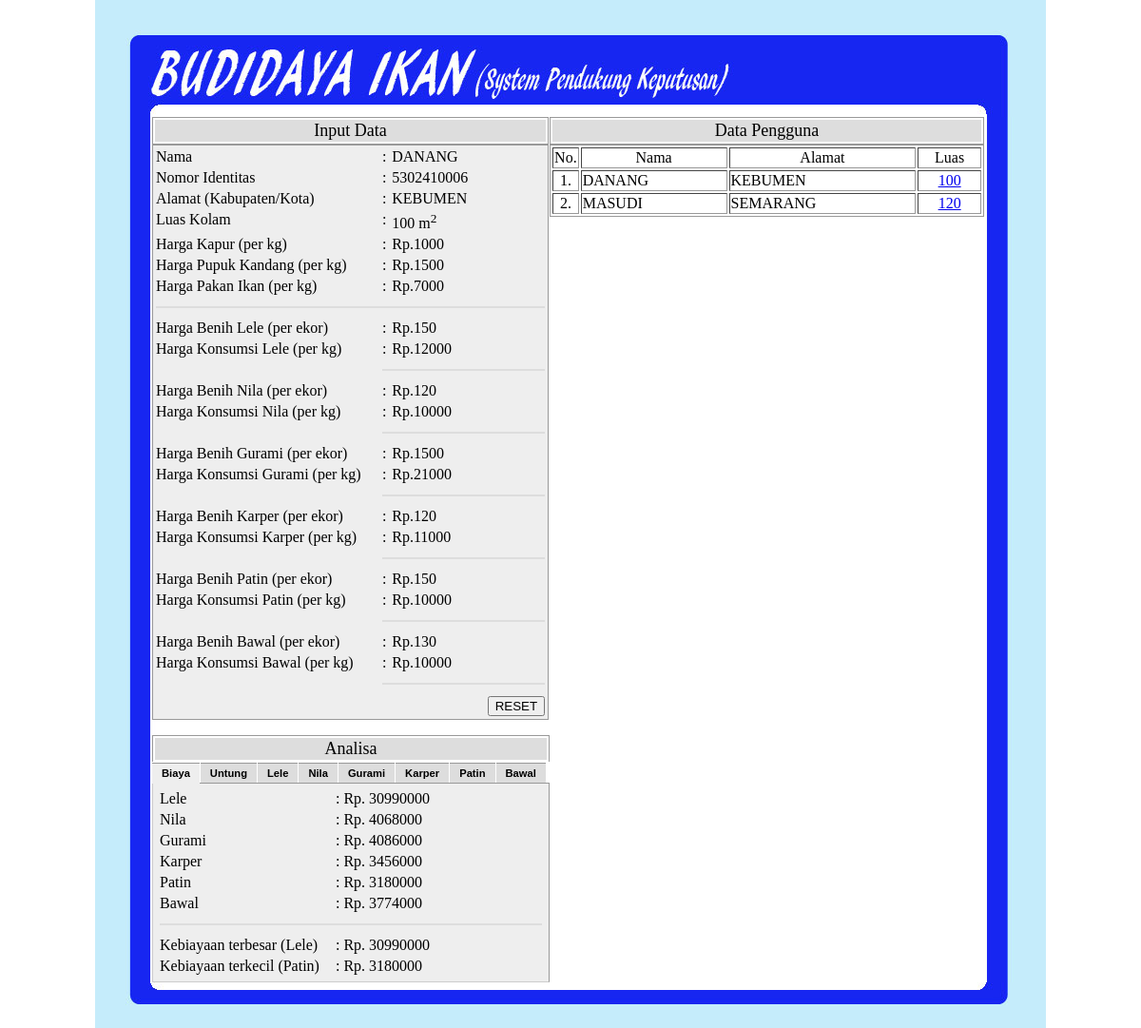
The app's page /index.php?id=1&aksi=2 with its own data.
### tables this page shows
CREATE TABLE IF NOT EXISTS `dataku` (
  `id_data` int(100) NOT NULL AUTO_INCREMENT,
  `id_identitas` int(100) NOT NULL,
  `id_luas` int(100) NOT NULL,
  `id_kolam` int(100) NOT NULL,
  `id_bawal` int(100) NOT NULL,
  `id_gurami` int(100) NOT NULL,
  `id_karper` int(100) NOT NULL,
  `id_lele` int(100) NOT NULL,
  `id_nila` int(100) NOT NULL,
  `id_patin` int(100) NOT NULL,
  `tanggal` datetime NOT NULL,
  PRIMARY KEY (`id_data`)
) TYPE=MyISAM  AUTO_INCREMENT=3;

CREATE TABLE IF NOT EXISTS `identitas` (
  `id_identitas` int(10) NOT NULL AUTO_INCREMENT,
  `nama` varchar(50) NOT NULL,
  `nomor_id` varchar(100) NOT NULL,
  `alamat` varchar(100) NOT NULL,
  PRIMARY KEY (`id_identitas`)
) TYPE=MyISAM  AUTO_INCREMENT=3;

CREATE TABLE IF NOT EXISTS `luas` (
  `id_luas` int(100) NOT NULL AUTO_INCREMENT,
  `luas` varchar(100) NOT NULL,
  PRIMARY KEY (`id_luas`)
) TYPE=MyISAM  AUTO_INCREMENT=3;

CREATE TABLE IF NOT EXISTS `kolam` (
  `id_kolam` int(100) NOT NULL AUTO_INCREMENT,
  `kapur` varchar(50) NOT NULL,
  `pupuk` varchar(50) NOT NULL,
  `pakan` varchar(50) NOT NULL,
  PRIMARY KEY (`id_kolam`)
) TYPE=MyISAM  AUTO_INCREMENT=3;

CREATE TABLE IF NOT EXISTS `lele` (
  `id_lele` int(15) NOT NULL AUTO_INCREMENT,
  `lele` varchar(30) NOT NULL,
  `konLele` varchar(30) NOT NULL,
  PRIMARY KEY (`id_lele`)
) TYPE=MyISAM  AUTO_INCREMENT=2;

CREATE TABLE IF NOT EXISTS `nila` (
  `id_nila` int(15) NOT NULL AUTO_INCREMENT,
  `nila` varchar(30) NOT NULL,
  `konNila` varchar(30) NOT NULL,
  PRIMARY KEY (`id_nila`)
) TYPE=MyISAM  AUTO_INCREMENT=3;

CREATE TABLE IF NOT EXISTS `gurami` (
  `id_gurami` int(20) NOT NULL AUTO_INCREMENT,
  `gurami` varchar(30) NOT NULL,
  `konGurami` varchar(30) NOT NULL,
  PRIMARY KEY (`id_gurami`)
) TYPE=MyISAM  AUTO_INCREMENT=2;

CREATE TABLE IF NOT EXISTS `karper` (
  `id_karper` int(15) NOT NULL AUTO_INCREMENT,
  `karper` varchar(30) NOT NULL,
  `konKarper` varchar(30) NOT NULL,
  PRIMARY KEY (`id_karper`)
) TYPE=MyISAM  AUTO_INCREMENT=3;

CREATE TABLE IF NOT EXISTS `patin` (
  `id_patin` int(15) NOT NULL AUTO_INCREMENT,
  `patin` varchar(30) NOT NULL,
  `konPatin` varchar(30) NOT NULL,
  PRIMARY KEY (`id_patin`)
) TYPE=MyISAM  AUTO_INCREMENT=3;

CREATE TABLE IF NOT EXISTS `bawal` (
  `id_bawal` int(15) NOT NULL AUTO_INCREMENT,
  `bawal` varchar(30) NOT NULL,
  `konBawal` varchar(30) NOT NULL,
  PRIMARY KEY (`id_bawal`)
) TYPE=MyISAM  AUTO_INCREMENT=3;

### input.php (the view, shortened to what the rows shown need)
<?php
$aksi=$_REQUEST['aksi'];
if ($aksi==2){
include "ambil_data.php";
}
if (empty($aksi)){
?>
<form name="identitas" method="POST" action="index.php">
                <table width="100%" border="0" id="Table_2">
                <tr align="center"><td bgcolor="#DDDDDD"><font size="+1">Input Data</font></td></tr></table>
                <table width="100%" border="0" bgcolor="#EEEEEE" id="Table_2">
                <tr>
                  <td>Nama</td>
                  <td>:</td>
                  <td> <input type="text" name="nama" size="25" value="<?php echo"$nama";?>"/> </td>
                </tr>
                <tr>
                  <td width="58%">Nomor Identitas</td>
                  <td width="2%">:</td>
                  <td width="40%"> <input type="text" name="nomor" size="25" value="<?php echo"$nomor";?>"/> </td>
                </tr>
                <tr>
                  <td>Alamat (Kabupaten/Kota)</td>
                  <td>:</td>
                  <td> <input type="text" name="alamat" size="25" value="<?php echo"$alamat";?>"/> </td>
                </tr>
                <tr>
                  <td>Luas Kolam</td>
                  <td>:</td>
                  <td> <input type="text" name="luas" size="20" value="<?php echo"$luas";?>"/> m<sup>2</sup></td>
                </tr>
                <tr>
                  <td>Harga Kapur (per kg)</td>
                  <td>:</td>
                  <td>Rp.<input type="text" name="kapur" size="20" value="<?php echo"$kapur";?>"/> </td>
                </tr>
                <tr>
                  <td>Harga Pupuk Kandang (per kg)</td>
                  <td>:</td>
                  <td>Rp.<input type="text" name="pupuk" size="20" value="<?php echo"$pupuk";?>"/> </td>
                </tr>
                <tr>
                  <td>Harga Pakan Ikan (per kg)</td>
                  <td>:</td>
                  <td>Rp.<input type="text" name="pakan" size="20" value="<?php echo"$pakan";?>"/> </td>
                </tr>
                <tr><td colspan="3"><hr color="#DDDDDD"></td></tr>
                <tr>
                  <td>Harga Benih Lele (per ekor)</td>
                  <td>:</td>
                  <td>Rp.<input type="text" name="lele" size="20" value="<?php echo"$lele";?>"/></td>
                </tr>
                <tr>
                  <td>Harga Konsumsi Lele (per kg)</td>
                  <td>:</td>
                  <td>Rp.<input type="text" name="konLele" size="20" value="<?php echo"$konLele";?>"/></td>
                </tr>
                                <tr><td></td><td colspan="2"><hr color="#DDDDDD"></td></tr>
                <tr>
                  <td>Harga Benih Nila (per ekor)</td>
                  <td>:</td>
                  <td>Rp.<input type="text" name="nila" size="20" value="<?php echo"$nila";?>"/></td>
                </tr>
                <tr>
                  <td>Harga Konsumsi Nila (per kg)</td>
                  <td>:</td>
                  <td>Rp.<input type="text" name="konNila" size="20" value="<?php echo"$konNila";?>"/></td>
                </tr>
                                <tr><td></td><td colspan="2"><hr color="#DDDDDD"></td></tr>
                <tr>
                  <td>Harga Benih Gurami (per ekor)</td>
                  <td>:</td>
                  <td>Rp.<input type="text" name="gurami" size="20" value="<?php echo"$gurami";?>"/></td>
                </tr>
                <tr>
                  <td>Harga Konsumsi Gurami (per kg)</td>
                  <td>:</td>
                  <td>Rp.<input type="text" name="konGurami" size="20" value="<?php echo"$konGurami";?>"/></td>
                </tr>
                                <tr><td></td><td colspan="2"><hr color="#DDDDDD"></td></tr>
                <tr>
                  <td>Harga Benih Karper (per ekor)</td>
                  <td>:</td>
                  <td>Rp.<input type="text" name="karper" size="20" value="<?php echo"$karper";?>"/></td>
                </tr>
                <tr>
                  <td>Harga Konsumsi Karper (per kg)</td>
                  <td>:</td>
                  <td>Rp.<input type="text" name="konKarper" size="20" value="<?php echo"$konKarper";?>"/></td>
                </tr>
                                <tr><td></td><td colspan="2"><hr color="#DDDDDD"></td></tr>
                <tr>
                  <td>Harga Benih Patin (per ekor)</td>
                  <td>:</td>
                  <td>Rp.<input type="text" name="patin" size="20" value="<?php echo"$patin";?>"/></td>
                </tr>
                <tr>
                  <td>Harga Konsumsi Patin (per kg)</td>
                  <td>:</td>
                  <td>Rp.<input type="text" name="konPatin" size="20" value="<?php echo"$konPatin";?>"/></td>
                </tr>
                                <tr><td></td><td colspan="2"><hr color="#DDDDDD"></td></tr>
                <tr>
                  <td>Harga Benih Bawal (per ekor)</td>
                  <td>:</td>
                  <td>Rp.<input type="text" name="bawal" size="20" value="<?php echo"$bawal";?>"/></td>
                </tr>
                <tr>
                  <td>Harga Konsumsi Bawal (per kg)</td>
                  <td>:</td>
                  <td>Rp.<input type="text" name="konBawal" size="20" value="<?php echo"$konBawal";?>"/></td>
                </tr>
                                <tr><td></td><td colspan="2"><hr color="#DDDDDD"></td></tr>
                 <tr>
                   <td colspan="3" align="right">
                   <?php
				   if(empty($luas)){
					   echo"<input type=\"submit\" value=\"PROSES\"  /> ";
				  }
				   else{
echo"<a href=\"index.php\" style=\"text-decoration:none\"><input type=\"button\" value=\"RESET\"/> </a>";
					   }
				   ?>
                   </td>
                </tr>
                </table>
                </form>
                <?php }
				else{
				?>
<form name="identitas" method="POST" action="index.php">
                <table width="100%" border="0" id="Table_2">
                <tr align="center"><td bgcolor="#DDDDDD"><font size="+1">Input Data</font></td></tr></table>
                <table width="100%" border="0" bgcolor="#EEEEEE" id="Table_2">
                <tr>
                  <td>Nama</td>
                  <td>:</td>
                  <td> <?php echo"$nama";?> </td>
                </tr>
                <tr>
                  <td width="58%">Nomor Identitas</td>
                  <td width="2%">:</td>
                  <td width="40%"> <?php echo"$nomor";?> </td>
                </tr>
                <tr>
                  <td>Alamat (Kabupaten/Kota)</td>
                  <td>:</td>
                  <td> <?php echo"$alamat";?> </td>
                </tr>
                <tr>
                  <td>Luas Kolam</td>
                  <td>:</td>
                  <td> <?php echo"$luas";?> m<sup>2</sup></td>
                </tr>
                <tr>
                  <td>Harga Kapur (per kg)</td>
                  <td>:</td>
                  <td>Rp.<?php echo"$kapur";?> </td>
                </tr>
                <tr>
                  <td>Harga Pupuk Kandang (per kg)</td>
                  <td>:</td>
                  <td>Rp.<?php echo"$pupuk";?> </td>
                </tr>
                <tr>
                  <td>Harga Pakan Ikan (per kg)</td>
                  <td>:</td>
                  <td>Rp.<?php echo"$pakan";?> </td>
                </tr>
                <tr><td colspan="3"><hr color="#DDDDDD"></td></tr>
                <tr>
                  <td>Harga Benih Lele (per ekor)</td>
                  <td>:</td>
                  <td>Rp.<?php echo"$lele";?></td>
                </tr>
                <tr>
                  <td>Harga Konsumsi Lele (per kg)</td>
                  <td>:</td>
                  <td>Rp.<?php echo"$konLele";?> </td>
                </tr>
                                <tr><td></td><td colspan="2"><hr color="#DDDDDD"></td></tr>
                <tr>
                  <td>Harga Benih Nila (per ekor)</td>
                  <td>:</td>
                  <td>Rp.<?php echo"$nila";?> </td>
                </tr>
                <tr>
                  <td>Harga Konsumsi Nila (per kg)</td>
                  <td>:</td>
                  <td>Rp.<?php echo"$konNila";?> </td>
                </tr>
                                <tr><td></td><td colspan="2"><hr color="#DDDDDD"></td></tr>
                <tr>
                  <td>Harga Benih Gurami (per ekor)</td>
                  <td>:</td>
                  <td>Rp.<?php echo"$gurami";?> </td>
                </tr>
                <tr>
                  <td>Harga Konsumsi Gurami (per kg)</td>
                  <td>:</td>
                  <td>Rp.<?php echo"$konGurami";?> </td>
                </tr>
                                <tr><td></td><td colspan="2"><hr color="#DDDDDD"></td></tr>
                <tr>
                  <td>Harga Benih Karper (per ekor)</td>
                  <td>:</td>
                  <td>Rp.<?php echo"$karper";?> </td>
                </tr>
                <tr>
                  <td>Harga Konsumsi Karper (per kg)</td>
                  <td>:</td>
                  <td>Rp.<?php echo"$konKarper";?> </td>
                </tr>
                                <tr><td></td><td colspan="2"><hr color="#DDDDDD"></td></tr>
                <tr>
                  <td>Harga Benih Patin (per ekor)</td>
                  <td>:</td>
                  <td>Rp.<?php echo"$patin";?> </td>
                </tr>
                <tr>
                  <td>Harga Konsumsi Patin (per kg)</td>
                  <td>:</td>
                  <td>Rp.<?php echo"$konPatin";?> </td>
                </tr>
                                <tr><td></td><td colspan="2"><hr color="#DDDDDD"></td></tr>
                <tr>
                  <td>Harga Benih Bawal (per ekor)</td>
                  <td>:</td>
                  <td>Rp.<?php echo"$bawal";?> </td>
                </tr>
                <tr>
                  <td>Harga Konsumsi Bawal (per kg)</td>
                  <td>:</td>
                  <td>Rp.<?php echo"$konBawal";?> </td>
                </tr>
                                <tr><td></td><td colspan="2"><hr color="#DDDDDD"></td></tr>
                 <tr>
                   <td colspan="3" align="right">
                   <?php
				   if(empty($luas)){
					   echo"<input type=\"submit\" value=\"PROSES\"  /> ";
				  }
				   else{
echo"<a href=\"index.php\" style=\"text-decoration:none\"><input type=\"button\" value=\"RESET\"/> </a>";
					   }
				   ?>
                   </td>
                </tr>
                </table>
                </form>
                <?php }
				?>

### tampil.php (shortened to what the rows shown need)
<?php
	$sql = "SELECT * FROM 	dataku,
							identitas,
							luas,
							kolam,
							bawal,
							gurami,
							karper,
							lele,
							nila,
							patin
			WHERE	dataku.id_identitas=identitas.id_identitas 	AND
					dataku.id_luas=luas.id_luas 				AND
					dataku.id_kolam=kolam.id_kolam 				AND
					dataku.id_bawal = bawal.id_bawal 			AND
					dataku.id_gurami = gurami.id_gurami 		AND
					dataku.id_karper = karper.id_karper 		AND
					dataku.id_lele = lele.id_lele 				AND
					dataku.id_nila = nila.id_nila 				AND
					dataku.id_patin = patin.id_patin
					";
	$hasil = mysql_query($sql);
	$no=0;
	if(mysql_num_rows($hasil) > 0)
	{
		while($data = mysql_fetch_array($hasil))
		{$no=$no+1;
			echo"<tr>";
				echo"<td align=\"center\">$no.</td>";
				echo"<td>$data[nama]</td>";
				echo"<td>$data[alamat]</td>";
				echo"<td align=\"center\"><a href=\"index.php?id=$data[id_data]&aksi=2\">$data[luas]</a></td>";
			echo"</tr>";
		}
	}else{
		echo"<tr>";
				echo"Data belum terisi";
		echo"</tr>";
	}
?>

### biaya.php (shortened to what the rows shown need)
<table width="100%" border="0">
              <tr>
                <td width="53%"><font size="+0">Rp. <?php echo"$biayaLele";?></font></td>
              </tr>
              <tr>
                <td><font size="+0">Rp. <?php echo"$biayaNila";?></font></td>
              </tr>
              <tr>
                <td><font size="+0">Rp. <?php echo"$biayaGurami";?></font></td>
              </tr>
              <tr>
                <td><font size="+0">Rp. <?php echo"$biayaKarper";?></font></td>
              </tr>
              <tr>
                <td><font size="+0">Rp. <?php echo"$biayaPatin";?></font></td>
              </tr>
              <tr>
                <td><font size="+0">Rp. <?php echo"$biayaBawal";?></font></td>
              </tr>
              <tr>
                <td>Kebiayaan terbesar (<?php echo"$siBiaya";?>)</td>
                <td>:</td>
                <td>Rp. <?php echo"$keluar";?></td>
              </tr>
              <tr>
                <td>Kebiayaan terkecil (<?php echo"$siBiayaMin";?>)</td>
                <td>:</td>
                <td>Rp. <?php echo"$keluarMin";?></td>
              </tr>
              </table>

### records on screen
dataku: id_identitas.nama "DANANG", id_identitas.nomor_id "5302410006", id_identitas.alamat "KEBUMEN", id_luas.luas "100", id_kolam.kapur "1000", id_kolam.pupuk "1500", id_kolam.pakan "7000", id_lele.lele "150", id_lele.konLele "12000", id_nila.nila "120", id_nila.konNila "10000", id_gurami.gurami "1500", id_gurami.konGurami "21000", id_karper.karper "120", id_karper.konKarper "11000", id_patin.patin "150", id_patin.konPatin "10000", id_bawal.bawal "130", id_bawal.konBawal "10000", id_kolam.pakan "30990000", id_kolam.pakan "4068000", id_kolam.pakan "4086000", id_kolam.pakan "3456000", id_kolam.pakan "3180000", id_kolam.pakan "3774000", id_kolam.pakan "Lele", id_kolam.karper "Patin"
dataku: id_identitas.nama "MASUDI", id_identitas.alamat "SEMARANG", id_luas.luas "120"
